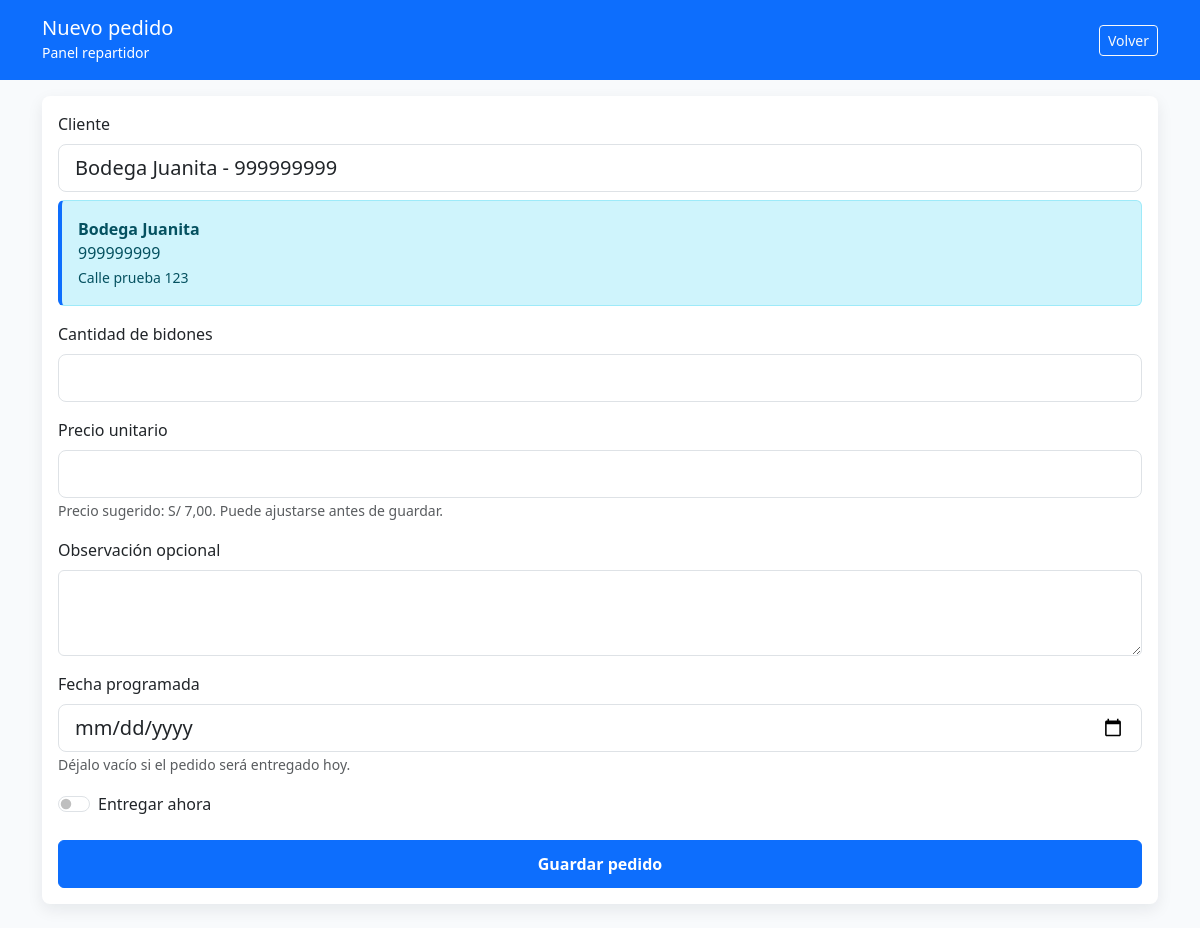
Screenshot of /repartidor/pedidos/nuevo/?cliente=26 (signed in) with the database file from the repository.
### core/models.py (models this page shows, shortened)
class Cliente(models.Model):
    ESTADOS = [
        ('ACTIVO', 'Activo'),
        ('RIESGO', 'En riesgo'),
        ('ABANDONADO', 'Abandonado'),
        ('SIN_HISTORIAL', 'Sin historial'),
    ]
    nombre = models.CharField(max_length=100)
    telefono = models.CharField(max_length=20)
    direccion = models.CharField(max_length=255)
    referencia = models.CharField(max_length=255, blank=True, null=True)
    latitud = models.FloatField(blank=True, null=True)
    longitud = models.FloatField(blank=True, null=True)
    estado = models.CharField(
        max_length=20,
        choices=ESTADOS,
        default='SIN_HISTORIAL'
    )
    fecha_registro = models.DateTimeField(auto_now_add=True)
    activo = models.BooleanField(default=True)

### core/views.py (the view, shortened to what this page needs)
@login_required
@repartidor_required
def nuevo_pedido_repartidor(request):
    clientes = Cliente.objects.filter(
        activo=True
    ).order_by('nombre')
    cliente_preseleccionado = None
    cliente_preseleccionado_id = request.GET.get('cliente', '').strip()
    if cliente_preseleccionado_id.isdigit():
        cliente_preseleccionado = clientes.filter(
            id=int(cliente_preseleccionado_id)
        ).first()
    context = {
        'clientes': clientes,
        'precio_sugerido': precio_unitario_rapido(None),
        'hoy': timezone.localdate(),
        'cliente_preseleccionado': cliente_preseleccionado,
    }
    return render(
        request,
        'core/nuevo_pedido_repartidor.html',
        context
    )

### core/auth_utils.py (called while the page is built)
def es_repartidor(user):
    return (
        user.is_authenticated
        and user.is_active
        and user.groups.filter(name='Repartidor').exists()
    )

def es_secretaria(user):
    return (
        user.is_authenticated
        and user.is_active
        and user.groups.filter(name='Secretaria').exists()
    )

def es_admin_o_superuser(user):
    return (
        user.is_authenticated
        and user.is_active
        and (
            user.is_superuser
            or user.groups.filter(name='Administrador').exists()
        )
    )

def es_jefe_repartidores(user):
    return (
        user.is_authenticated
        and user.is_active
        and user.groups.filter(name='JefeRepartidores').exists()
    )

def puede_ver_panel_repartidor(user):
    return es_repartidor(user) or es_jefe_repartidores(user)

### core/context_processors.py (called while the page is built)
def permisos_menu(request):
    user = request.user
    if not user.is_authenticated:
        return {}
    return {
        'menu_es_admin': es_admin_o_superuser(user),
        'menu_es_jefe_repartidores': es_jefe_repartidores(user),
        'menu_es_repartidor': es_repartidor(user),
        'menu_es_secretaria': es_secretaria(user),
        'menu_puede_crm_operativo': (
            es_admin_o_superuser(user)
            or es_secretaria(user)
        ),
        'menu_puede_mi_reparto': (
            es_repartidor(user)
            or es_jefe_repartidores(user)
        ),
    }

### core/views.py (called while the page is built)
def precio_unitario_rapido(cliente):
    return Decimal('7.00')

### templates/core/nuevo_pedido_repartidor.html (shortened to what this page needs)
{% load static %}
<!DOCTYPE html>
<html lang="es">
<head>
    <link
        href="https://cdn.jsdelivr.net/npm/bootstrap@5.3.3/dist/css/bootstrap.min.css"
        rel="stylesheet"
    >
</head>
<body>
<header class="top-bar py-3 mb-3">
    <div class="container">
        <div class="d-flex justify-content-between align-items-center gap-3">
            <div>
                <h1 class="h5 mb-0">Nuevo pedido</h1>
                <small>Panel repartidor</small>
            </div>
            <a href="/pedidos/repartidor/" class="btn btn-outline-light btn-sm">
                Volver
            </a>
        </div>
    </div>
</header>
<main class="container pb-4">
    <section class="card form-card">
        <div class="card-body">
            <form method="post">
                <div
                    class="mb-3 client-search"
                    data-client-search
                    data-search-url="{% url 'buscar_clientes' %}"
                    data-selected-target="#cliente_seleccionado"
                >
                    <label class="form-label" for="cliente_busqueda">Cliente</label>
                    <input
                        type="search"
                        id="cliente_busqueda"
                        class="form-control form-control-lg"
                        placeholder="Buscar por nombre, teléfono o dirección..."
                        autocomplete="off"
                        data-client-input
                        value="{% if cliente_preseleccionado %}{{ cliente_preseleccionado.nombre }} - {{ cliente_preseleccionado.telefono }}{% endif %}"
                        required
                    >
                    <div id="cliente_seleccionado" class="alert alert-info selected-client mt-2 {% if not cliente_preseleccionado %}d-none{% endif %} mb-0">
                        {% if cliente_preseleccionado %}
                            <strong>{{ cliente_preseleccionado.nombre }}</strong><br>
                            <span>{{ cliente_preseleccionado.telefono }}</span><br>
                            <small>{{ cliente_preseleccionado.direccion|default:"Sin dirección registrada" }}</small>
                        {% endif %}
                    </div>
                </div>
                <div class="mb-3">
                    <label class="form-label" for="cantidad_bidones">
                        Cantidad de bidones
                    </label>
                    <input
                        type="number"
                        id="cantidad_bidones"
                        name="cantidad_bidones"
                        class="form-control form-control-lg"
                        min="1"
                        max="100"
                        required
                    >
                </div>
                <div class="mb-3">
                    <label class="form-label" for="precio_unitario">
                        Precio unitario
                    </label>
                    <input
                        type="number"
                        id="precio_unitario"
                        name="precio_unitario"
                        class="form-control form-control-lg"
                        step="0.01"
                        min="0.01"
                        value="{{ precio_sugerido|floatformat:2 }}"
                        required
                    >
                    <small class="text-muted">
                        Precio sugerido: S/ {{ precio_sugerido|floatformat:2 }}. Puede ajustarse antes de guardar.
                    </small>
                </div>
                <div class="mb-3">
                    <label class="form-label" for="observacion">
                        Observación opcional
                    </label>
                    <textarea
                        id="observacion"
                        name="observacion"
                        class="form-control"
                        rows="3"
                    ></textarea>
                </div>
                <div class="mb-3">
                    <label class="form-label" for="fecha_programada">
                        Fecha programada
                    </label>
                    <input
                        type="date"
                        id="fecha_programada"
                        name="fecha_programada"
                        class="form-control form-control-lg"
                        min="{{ hoy|date:'Y-m-d' }}"
                    >
                    <small class="text-muted">
                        Déjalo vacío si el pedido será entregado hoy.
                    </small>
                </div>
                <div class="form-check form-switch mb-4">
                    <input
                        class="form-check-input"
                        type="checkbox"
                        role="switch"
                        id="entregar_ahora"
                        name="entregar_ahora"
                    >
                    <label class="form-check-label" for="entregar_ahora">
                        Entregar ahora
                    </label>
                </div>
                <button type="submit" class="btn btn-primary w-100 action-button">
                    Guardar pedido
                </button>
            </form>
        </div>
    </section>
</main>
</body>
</html>

### templates/core/nuevo_pedido_repartidor.html (style rules this page uses)
body { background: #f8fafc; color: #1f2937; }
.top-bar { background: #0d6efd; color: white; }
.form-card { border: 0; border-radius: 8px; box-shadow: 0 0.35rem 1rem rgba(15, 23, 42, 0.08); }
.action-button { min-height: 48px; font-weight: 700; }
.client-search { position: relative; }
.selected-client { border-left: 4px solid #0d6efd; }

### rows the page displays
Cliente: nombre "Bodega Juanita - 999999999", nombre "Bodega Juanita", telefono "999999999", direccion "Calle prueba 123"

### other values shown
{{ precio_sugerido|floatformat:2 }} "7,00"
